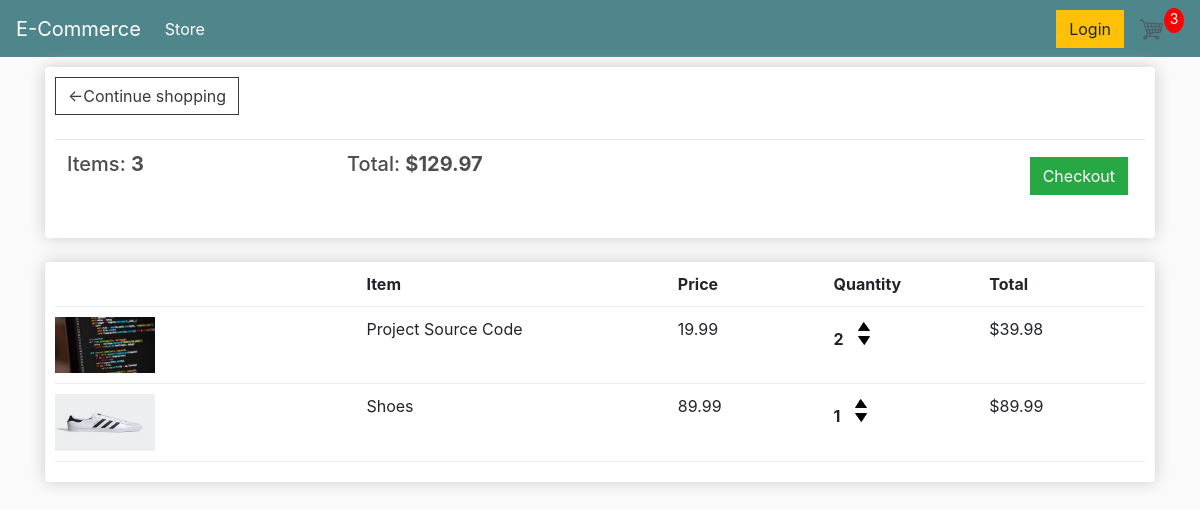
The app's page /cart/ (signed in) with its own data.
### store/models.py (models this page shows, shortened)
class Order(models.Model):
    customer = models.ForeignKey(Customer, on_delete=models.SET_NULL, null=True, blank=True)
    date_ordered = models.DateField(auto_now_add=True) # Select the current date
    complete  = models.BooleanField(default=False, null=True, blank=True)
    transaction_id = models.CharField(max_length=200, null=True)
    @property
    def get_cart_total(self): # Show the total price to pay
        orderitems = self.orderitem_set.all()
        total = sum([item.get_total for item in orderitems])
        return total
    @property
    def get_cart_items(self): # Show the amount of items to pay
        orderitems = self.orderitem_set.all()
        total = sum([item.quantity for item in orderitems])
        return total

class OrderItem(models.Model):
    product = models.ForeignKey(Product, on_delete=models.SET_NULL, null=True, blank=True)
    order = models.ForeignKey(Order, on_delete=models.SET_NULL, null=True, blank=True)
    quantity = models.IntegerField(default=0, null=True, blank=True)
    date_added = models.DateField(auto_now_add=True) # Select the current date
    @property
    def get_total(self): # Show the current price of the arrow
        total = self.product.price * self.quantity
        return total

class Product(models.Model):
    name = models.CharField(max_length=200, null=True)
    price = models.FloatField()
    digital = models.BooleanField(default=False, null=True, blank=True) # If a product is digital, we dont neet to put it on the shipping
    image = models.ImageField(null=True, blank=True)
    @property # To avoid error when there's no picture
    def imageURL(self):
        try:
            url = self.image.url
        except:
            url = ''
        return url

### store/views.py (the view)
# urls.py: path('cart/', views.cart, name='cart'),
def cart(request):
    if request.user.is_authenticated:
        customer = request.user.customer
        order, created = Order.objects.get_or_create(customer= customer, complete=False)
        items = order.orderitem_set.all() # The reason the reverse is a queryset is, ForeignKey is 1-to-many relationship. Hence, the reverse is a queryset.
        cartItems = order.get_cart_items
    else:
        items = []
        order = {'get_cart_total': 0, 'get_cart_items': 0, 'shipping': False}
        cartItems = order['get_cart_items']
    context = {'items': items, 'order': order, 'cartItems': cartItems}
    return render(request, 'store/cart.html', context)

### store/templates/store/cart.html
{% extends 'store/main.html' %}
{% load static %}
{% block content %}
<div class="row">
    <div class="col-lg-12">
        <div class="box-element">
            <a class="btn btn-outline-dark" href="{% url 'store' %}">&#x2190;Continue shopping</a>
            <br>
            <br>
            <table class="table">
                <tr>
                    <th>
                        <h5>Items: <strong>{{order.get_cart_items|floatformat:0}}</strong></h5>
                    </th>
                    <th>
                        <h5>Total: <strong>${{order.get_cart_total|floatformat:2}}</strong></h5>
                    </th>
                    <th>
                        <a  style="float:right; margin:5px;" class="btn btn-success" href="{% url 'checkout' %}">Checkout</a>
                    </th>
                </tr>
            </table>
        </div>
        <br>
        <div class="box-element">
            <div class="cart-row">
                <div style="flex:2"></div>
                <div style="flex:2"><strong>Item</strong></div>
                <div style="flex:1"><strong>Price</strong></div>
                <div style="flex:1"><strong>Quantity</strong></div>
                <div style="flex:1"><strong>Total</strong></div>
            </div>
            {% for item in items %}
            <div class="cart-row">
                <div style="flex:2"><img class="row-image" src="{{item.product.imageURL}}"></div>
                <div style="flex:2"><p>{{item.product.name}}</p></div>
                <div style="flex:1"><p>{{item.product.price|floatformat:2}}</p></div>
                <div style="flex:1">
                    <p class="quantity">{{item.quantity}}</p>
                    <div class="quantity">
                        <img data-product={{item.product.id}} data-action="add" class="chg-quantity update-cart" src="{% static  'images/arrowUp.png' %}">
                        <img data-product={{item.product.id}} data-action="remove" class="chg-quantity update-cart" src="{% static  'images/arrowDown.png' %}">
                    </div>
                </div>
                <div style="flex:1"><p>${{item.get_total}}</p></div>
            </div>
            {% endfor %}
        </div>
    </div>
</div>
{% endblock content %}

### static/css/main.css (style rules this page uses)
body { background-color: hsl(0, 0%, 98%); }
h1,h2,h3,h4,h5,h6 { color:hsl(0, 0%, 30%); }
.box-element { box-shadow:hsl(0, 0%, 80%) 0 0 16px; background-color: #fff; border-radius: 4px; padding: 10px; }
.col-lg-4, .col-lg-6, .col-lg-8, .col-lg-12 { margin-top: 10px; }
.btn { border-radius: 0; }
.row-image { width: 100px; }
.cart-row { display: flex; align-items: flex-stretch; padding-bottom: 10px; margin-bottom: 10px; border-bottom: 1px solid #ececec; }
.quantity { display: inline-block; font-weight: 700; padding-right:10px; }
.chg-quantity { width: 12px; cursor: pointer; display: block; margin-top: 5px; transition:.1s; }

### records on screen
Order: get_cart_items "3", get_cart_total "129.97"
OrderItem: product.imageURL (picture), product.name "Project Source Code", product.price "19.99", quantity "2", get_total "39.98"
OrderItem: product.imageURL (picture), product.name "Shoes", product.price "89.99", quantity "1", get_total "89.99"

### other values on screen
{{ cartItems }} "3"
